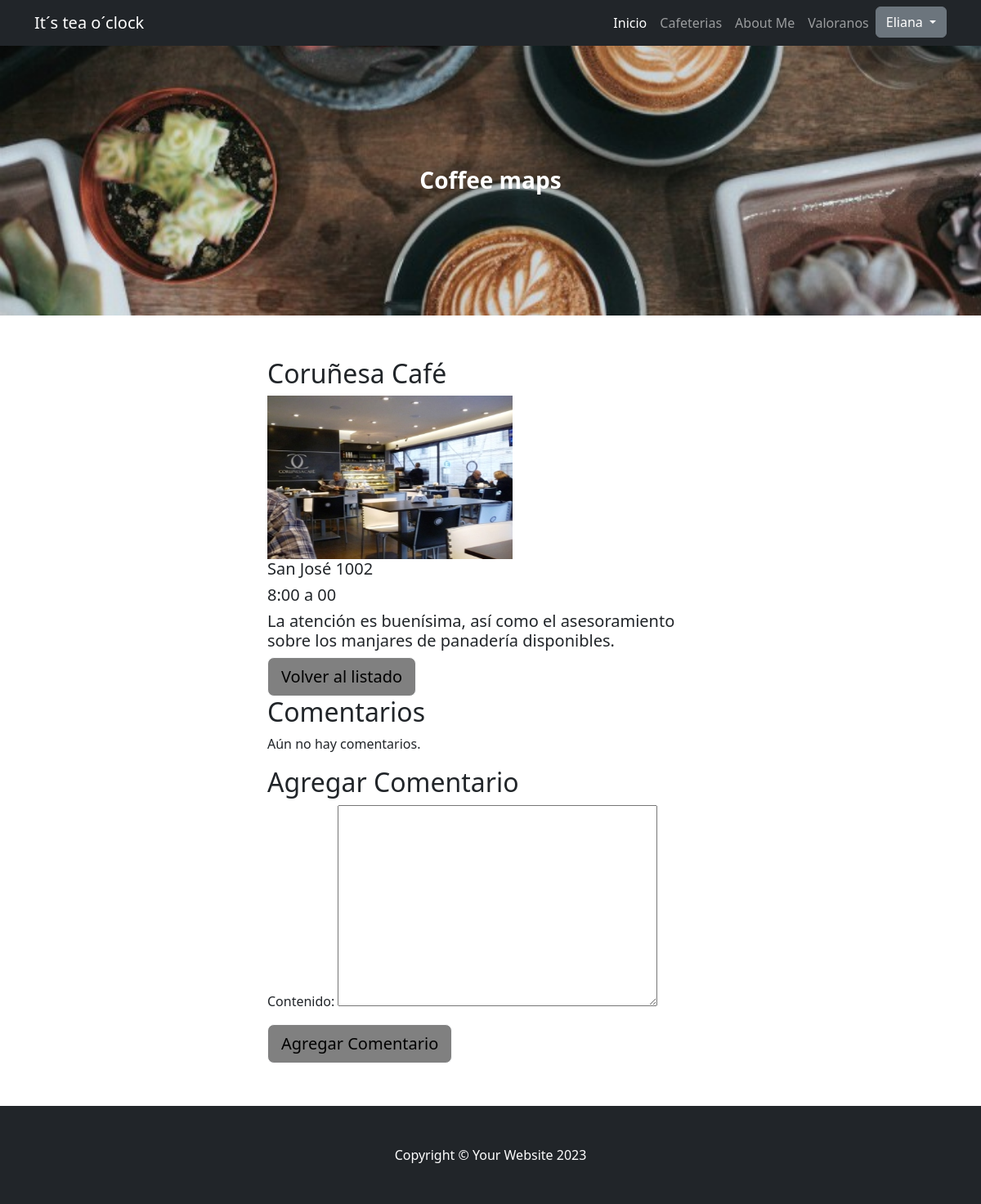
The page /app/detalle/30/ (signed in) on the database its author committed.
### App1/models.py (models this page shows, shortened)
class Cafeterias(models.Model):
    user = models.ForeignKey(User, on_delete=models.CASCADE, null=True, blank=True)
    name = models.CharField(max_length=20)
    direccion = models.CharField(max_length=200)
    horario = models.CharField(max_length=20)
    descripcion = models.TextField()
    imagen = models.ImageField(upload_to='cafeterias_images/', blank=True, null=True)

### App1/views.py (the view, shortened to what this page needs)
# urls.py: path('detalle/<int:pk>/', CafeteriaDetailView.as_view(), name="DetalleCafeteria"),
class CafeteriaDetailView(View):
    model = Cafeterias
    context_object_name = 'cafeteria'
    template_name = "App1/cafeteriaDetalle.html"
    def get(self, request, pk):
        cafeteria = Cafeterias.objects.get(pk=pk)
        comentarios = Comentario.objects.filter(cafeteria=cafeteria)
        form = ComentarioForm()
        context = {'cafeteria': cafeteria, 'comentarios': comentarios, 'form': form}
        return render(request, self.template_name, context)

### App1/forms.py
class ComentarioForm(forms.ModelForm):
    class Meta:
        model = Comentario
        fields = ['contenido']

### App1/templates/App1/cafeteriaDetalle.html (shortened to what this page needs)
{%extends "App1/base.html"%}
{%load static%}
{%block cafeteriaDetalle%}
<section class="py-1">
    <div class="container my-5">
        <div class="row justify-content-center">
            <div class="col-lg-6">
            <h2> {{cafeteria.name}}</h2>
            {%if cafeteria.imagen%}
                <img src="{{ cafeteria.imagen.url }}" alt="{{ cafeteria.name }} Imagen"  width="300px" height="200px">
             {%endif%}
            <table>
                <h5> {{cafeteria.direccion}} </h5>
                <h5> {{cafeteria.horario}} </h5>
                <h5> {{cafeteria.descripcion}} </h5>
                <a class="btn btn-lg btn-light" style="background-color:grey" href="{% url 'ListaCafeterias' %}">Volver al listado</a>
            </table>
            <h2>Comentarios</h2>
                 {% for comentario in cafeteria.comentarios.all %}
                  <div class="comentario">
                  <h4><li>  {{ comentario.contenido }}</li></h4>
                  <p>Autor: {{ comentario.autor }} || Fecha: {{ comentario.fecha_creacion }}</p>
                 </div>
                {% empty %}
                  <p>Aún no hay comentarios.</p>
                {% endfor %}
                {%if request.user.is_authenticated%}
                <h2>Agregar Comentario</h2>
                    <form method="post">
                      {{ form.as_p }}
                    <input class="btn btn-lg btn-light" style="background-color:grey" type="submit" value="Agregar Comentario">
                  </form>
                 {%endif%}
            </div>
        </div>
    </div>
</section>
{%endblock cafeteriaDetalle%}

### App1/templates/App1/base.html (shortened to what this page needs)
<!DOCTYPE html>
{%load static%}
<html lang="en">
    <head>
        <link href="{% static 'App1/css/styles.css' %}" rel="stylesheet" />
    </head>
    <body>
        <nav class="navbar navbar-expand-lg navbar-dark bg-dark">
            <div class="container">
                <a class="navbar-brand" href="#!">It´s tea o´clock</a>
                <div class="collapse navbar-collapse" id="navbarSupportedContent">
                    <ul class="navbar-nav ms-auto mb-2 mb-lg-0">
                        <li class="nav-item"><a class="nav-link active" aria-current="page" href="{%url 'Inicio'%}">Inicio</a></li>
                        <li class="nav-item"><a class="nav-link" href="{%url 'ListaCafeterias'%}">Cafeterias</a></li>
                        <li class="nav-item"><a class="nav-link" href="{%url 'AboutMe'%}">About Me</a></li>
                        {%if request.user.is_authenticated%}
                        <li class="nav-item"><a class="nav-link" href="{% url 'Valoranos' %}">Valoranos</a></li>
                         {%endif%}
                    {% if request.user.is_authenticated %}
                        <div class="dropdown">
                            <button class="btn btn-secondary dropdown-toggle" type="button" id="dropdownMenuButton1" data-bs-toggle="dropdown" aria-expanded="false">
                                {{ request.user.first_name }}
                            </button>
                        </div>
                    {% endif %}
                    </ul>
                </div>
            </div>
        </nav>
        <header class="py-5 bg-image-full" style="background-image: url({% static 'App1/assets/img/portada.jpg' %}); padding: 100px 0 !important;">
            <div class="text-center my-5">
                <h1 class="text-white fs-3 fw-bolder">Coffee maps</h1>
            </div>
        </header>
        {%block cafeteriaDetalle%}
        {%endblock cafeteriaDetalle%}
        <footer class="py-5 bg-dark">
            <div class="container"><p class="m-0 text-center text-white">Copyright &copy; Your Website 2023</p></div>
        </footer>
    </body>
</html>

### rows shown on the page
Cafeterias: name "Coruñesa Café", imagen (picture), direccion "San José 1002", horario "8:00 a 00", descripcion "La atención es buenísima, así como el asesoramiento sobre los manjares de panadería disponibles."

### other values the page prints
{{ request.user.first_name }} "Eliana"
